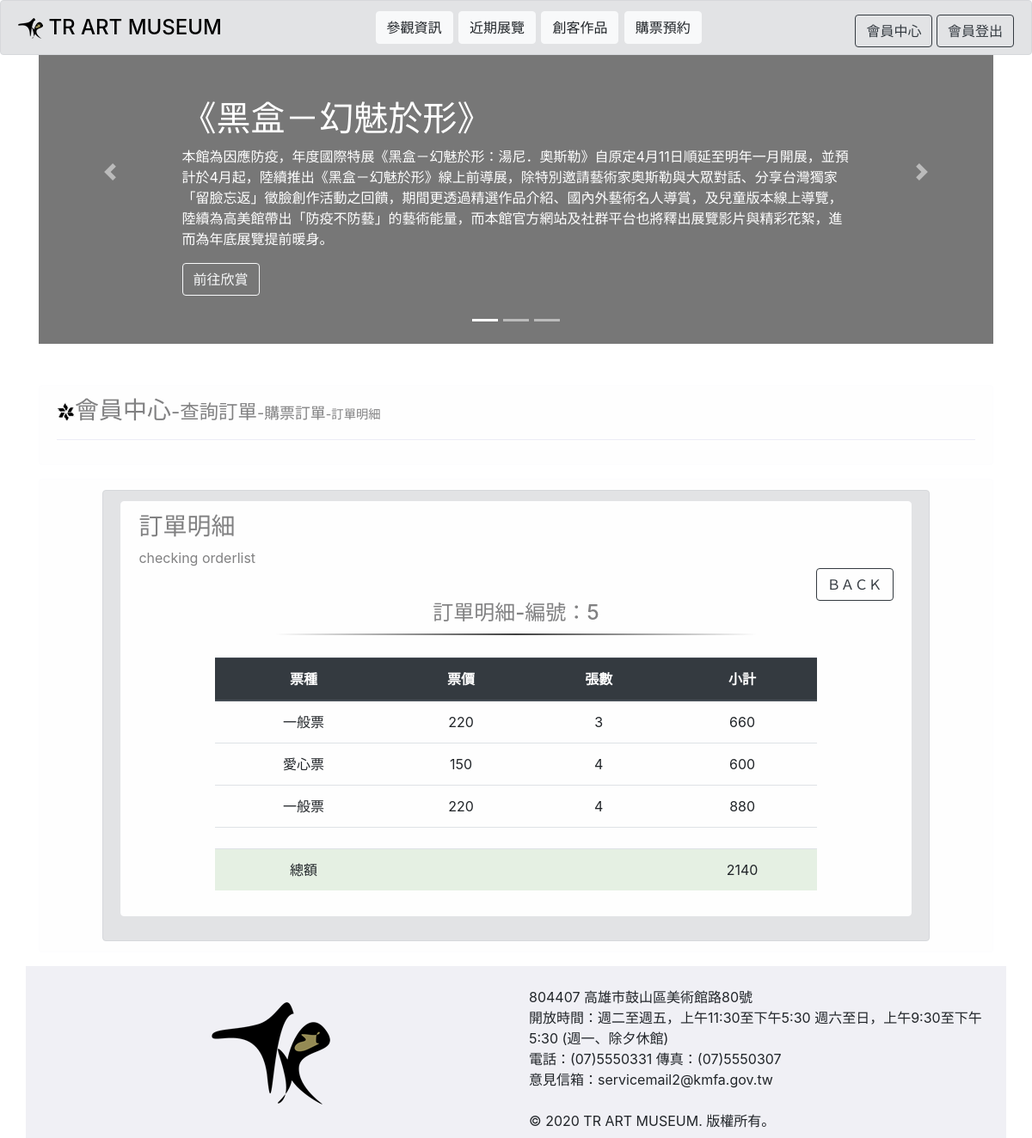
The app's page /looktitcketorderlist.php?toid=5 (signed in) with its own data.
### tables this page shows
CREATE TABLE `ticketorderlist` (
  `tolid` int(11) NOT NULL,
  `toid` varchar(200) NOT NULL,
  `species` varchar(200) NOT NULL,
  `num` varchar(200) NOT NULL
);

### looktitcketorderlist.php (the view, shortened to what this page needs)
<?php
  $userid =$_GET["userid"];
  $toid =$_GET["toid"];
  $user_type = $_SESSION["user_type"];
?>
<!doctype html>
<html lang="en">
  <head>
    <link rel="stylesheet" href="https://stackpath.bootstrapcdn.com/bootstrap/4.5.2/css/bootstrap.min.css">
  </head>
  <body>
<?php require "includes/menu.php";?>
<div class="container" style="margin:0px auto">
   <?php require "includes/exhibition.php";?>
    <br>
<br>
<?php
if ($user_type==NULL) {
?>
  <div class="alert alert-light" role="alert">
    <tr><td><h3><img src="pc/Sign5.png">會員中心</h3></td></tr>
    <hr>
  </div>
<div class="alert alert-light" role="alert" style="width: 100%">
  <div class="alert alert-secondary" role="alert" style="width:60%;margin:0 auto;">
<table align="center" width="50%">
  <tr><td>
    <form method=POST action=loginin.php>
      <div class="form-group">
        <label for="exampleInputEmail1">會員帳號</label>
        <?php
        echo "
        <input type='email' class='form-control' id='exampleInputEmail1' aria-describedby='emailHelp' value='$userid' name='userid'>
        ";
        ?>
        <small id="emailHelp" class="form-text text-muted">We'll never share your email with anyone else.</small>
      </div>
      <div class="form-group">
        <label for="exampleInputPassword1">密碼</label>
        <input type="password" class="form-control" id="exampleInputPassword1" name="pass">
      </div>
      <div class="form-group form-check">
        <input type="checkbox" class="form-check-input" id="exampleCheck1">
        <label class="form-check-label" for="exampleCheck1">Check me out</label>
      </div>
      <P align="center"><button type="submit" class="btn btn-dark" >登入</button></P>
      <P align="center"><a href="page005-1.php"  class="btn btn-link">尚未註冊?</a></P>
    </form>
  </td></tr>
</table>
</div>
</div>
<?php } else{  ?>
<div class="alert alert-light" role="alert">
    <tr><td><h3><img src="pc/Sign5.png">會員中心<small>-查詢訂單<small>-購票訂單<small>-訂單明細</small></small></small></h3></td></tr>
    <hr>
  </div>
<div class="alert alert-light" role="alert" style="width: 100%">
  <div class="alert alert-secondary" role="alert" style="width:90%;margin:0 auto;">
    <div class="alert alert-light" role="alert">
            <h3>訂單明細</h3>checking orderlist
            <div align="right">
               <a href="page005-2-2-1.php"><button type="button" class="btn btn-outline-dark">ＢＡＣＫ</button></a>
            </div>
            <div  role="alert" align="center">
                <h4  class="alert-heading">訂單明細-編號：<?php echo "$toid"; ?></h4>
                <table align="center" width="80%">
                  <tr>
                    <td colspan="2">
                      <hr style="width:80%;margin:0 auto;border: 0;height: 2px;background-image: linear-gradient(to right, rgba(0, 0, 0, 0), rgba(0, 0, 0, 0.75), rgba(0, 0, 0, 0))";>
                      <br>
                    </td>
                  </tr>
                  <tr align="center">
                    <td>
                      <?php
                       require "includes/db.php";
                    $sql = "SELECT * FROM ticketorderlist WHERE toid='$toid'";
                    $result = $conn->query($sql);
                    if ($result->num_rows > 0) {
                            echo "    <table class='table'>";
                            echo "        <thead class='thead-dark'>";
                            echo "            <tr align='center'>";
                            echo "                <th scope='col'>票種</th>";
                            echo "                <th scope='col'>票價</th>";
                            echo "                <th scope='col'>張數</th>";
                            echo "                <th scope='col'>小計</th>";
                            echo "            </tr>";
                            echo "        </thead>";
                            echo "        <tbody>";
                        while($row = $result->fetch_assoc()) {
                            $species = $row["species"];
                            $num = $row["num"];
                            $total =  $species*$num ;
                            $totall = $total + $totall ;
                            echo "            <tr align='center'>";
                            echo "                <td>";
                            if($species==220){ echo "一般票"; }
                            elseif ($species==150) {echo "愛心票";}
                            elseif ($species==180) {echo "軍警票";}
                            elseif ($species==110) {echo "兒童票";}
                            echo "                </td>";
                            echo "                <td>$species</td>";
                            echo "                <td>$num</td>";
                            echo "                <td>$total</td>";
                            echo "            </tr>";
                        }
                        echo "<tr><td colspan='4' height='1px'></td></tr>";
                        echo "<tr><td align='center' bgcolor='#e5f0e3'>總額</td>";
                        echo "<td align='center' bgcolor='#e5f0e3'></td>";
                        echo "<td align='center' bgcolor='#e5f0e3'></td>";
                        echo "<td align='center' bgcolor='#e5f0e3'>$totall</td></tr>";
                        echo "        </tbody>";
                        echo "    </table>";
                    }
                      ?>
                    </td>
                  </tr>
                </table>
            </div>
          </div>
</div>
</div>
<?php } ?>
 <?php require "includes/footer.php";?>
</div>
</body>
</html>

### records on screen
ticketorderlist: shows "一般票", species "220", num "3", total "660"
ticketorderlist: shows "愛心票", species "150", num "4", total "600"
ticketorderlist: shows "一般票", species "220", num "4", total "880"

### other values on screen
$toid "5"
$totall "2140"
